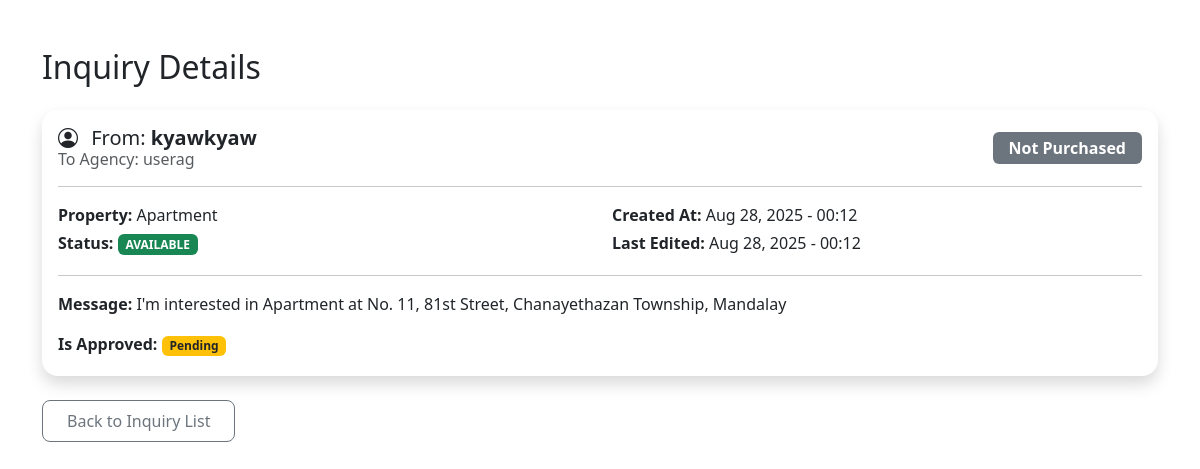
The page /inquiry-detail/51/ on the database its author committed.
### myapp/models.py (models this page shows, shortened)
class Inquiry(models.Model):
    customer = models.ForeignKey(CustomUser, on_delete=models.CASCADE,related_name='sent_inquiries')
    agency_owner = models.ForeignKey(CustomUser,on_delete=models.CASCADE,related_name='received_inquiries' )
    property = models.OneToOneField(Property,on_delete=models.CASCADE,related_name='inquiries')
    message = models.CharField(max_length=255, blank=True,null=True)
    created_at = models.DateTimeField(auto_now_add=True)
    edited_at = models.DateTimeField(auto_now=True)
    is_purchased = models.BooleanField(default=False)
    is_approved = models.BooleanField(default=False)

class CustomUser(AbstractUser):
    ROLE_CHOICES = (
        ('ADMIN', 'Administrator'),
        ('CUSTOMER', 'Customer'),
        ('AGENCY', 'Agency'),
    )
    role = models.CharField(max_length=20, choices=ROLE_CHOICES, default='CUSTOMER')
    created_at = models.DateTimeField(auto_now_add=True)
    updated_at = models.DateTimeField(auto_now=True)

class Property(models.Model):
    PROPERTY_TYPE_CHOICES = [
        ('HOUSE', 'House'),
        ('APARTMENT', 'Apartment'),
        ('CONDO', 'Condominium'),
        ('HOSTEL', 'Hostel Room'),
    ]
    RENT_TYPE_CHOICES = [
        ('MONTH', 'Per Month'),
        ('WEEK', 'Per Week'),
        ('DAY', 'Per Day'),
        ('YEAR', 'Per Year'),
    ]
    STATUS_CHOICES = [
        ('AVAILABLE', 'Available'),
        ('BOOKED', 'Booked'),
        ('RENTED', 'Rented'),
        ('MAINTENANCE', 'Under Maintenance'),
    ]
    ADMIN_APPROVE = [
        ('APPROVED', 'Approved'),
        ('PENDING', 'Pending'),
        ('REJECT', 'Reject'),
    ]
    name = models.CharField(max_length=100)
    property_type = models.CharField(max_length=20, choices=PROPERTY_TYPE_CHOICES)
    description = models.TextField()
    beds = models.PositiveIntegerField()
    baths = models.PositiveIntegerField()
    has_wifi = models.BooleanField(default=False)
    has_pool = models.BooleanField(default=False)
    has_kitchen = models.BooleanField(default=False)
    area_sqft = models.PositiveIntegerField(null=True, blank=True)
    rent_type = models.CharField(max_length=20, choices=RENT_TYPE_CHOICES)
    rent_amount = models.DecimalField(max_digits=10, decimal_places=2, validators=[MinValueValidator(0)])
    security_deposit = models.DecimalField(max_digits=10, decimal_places=2, default=0, validators=[MinValueValidator(0)])
    primary_image = models.ImageField(upload_to='property_images/')
    image_caption = models.CharField(max_length=255, blank=True, null=True)
    region = models.ForeignKey('Region', on_delete=models.CASCADE)
    city = models.ForeignKey('City', on_delete=models.CASCADE)
    address = models.TextField()
    latitude = models.DecimalField(max_digits=9, decimal_places=6, null=True, blank=True)
    longitude = models.DecimalField(max_digits=9, decimal_places=6, null=True, blank=True)
    status = models.CharField(max_length=20, choices=STATUS_CHOICES, default='AVAILABLE')
    is_featured = models.BooleanField(default=False)
    posted_by = models.ForeignKey('CustomUser', on_delete=models.CASCADE, related_name='properties')
    created_at = models.DateTimeField(auto_now_add=True)
    updated_at = models.DateTimeField(auto_now=True)
    is_active = models.BooleanField(default=True)
    admin_approved = models.CharField(max_length=20, choices=ADMIN_APPROVE, default='PENDING')

### myapp/views.py (the view)
# urls.py: path('inquiry-detail/<int:pk>/',views.inquiryDetail,name='inquiry_detail'),
def inquiryDetail(request, pk):
    inquiry = get_object_or_404(Inquiry, id=pk)
    context = {'inquiry':inquiry}
    return render(request, 'inquiry-detail.html',context)

### templates/inquiry-detail.html (shortened to what this page needs)
{% extends 'base.html' %}
{% block content %}
<div class="container py-5">
    <h2 class="mb-4">Inquiry Details</h2>
    <div class="card shadow border-0 rounded-4">
        <div class="card-body">
            <div class="d-flex justify-content-between align-items-center mb-3">
                <div>
                    <h5 class="card-title mb-1">
                        <i class="bi bi-person-circle me-2"></i>
                        From: <span class="fw-semibold">{{ inquiry.customer.username }}</span>
                    </h5>
                    <h6 class="card-subtitle text-muted">To Agency: {{ inquiry.agency_owner.username }}</h6>
                </div>
                <div>
                    {% if inquiry.is_purchased %}
                        <span class="badge bg-success px-3 py-2 fs-6"> Purchased </span>
                    {% else %}
                        <span class="badge bg-secondary px-3 py-2 fs-6">Not Purchased</span>
                    {% endif %}
                </div>
            </div>
            <hr>
            <div class="row mb-2">
                <div class="col-md-6">
                    <p class="mb-1"><strong>Property:</strong> {{ inquiry.property.name }}</p>
                    <p class="mb-1"><strong>Status:</strong>
                        <span class="badge {% if inquiry.property.status == 'AVAILABLE' %}bg-success{% else %}bg-warning{% endif %}">
                            {{ inquiry.property.status }}
                        </span>
                    </p>
                </div>
                <div class="col-md-6">
                    <p class="mb-1"><strong>Created At:</strong> {{ inquiry.created_at|date:"M d, Y - H:i" }}</p>
                    <p class="mb-1"><strong>Last Edited:</strong> {{ inquiry.edited_at|date:"M d, Y - H:i" }}</p>
                </div>
            </div>
            <hr>
            <p class="mb-3"><strong>Message:</strong> {{ inquiry.message }}</p>
            <div class="row">
                <div class="col-md-6">
                    <p class="mb-1"><strong>Is Approved:</strong>
                        {% if inquiry.is_approved %}
                            <span class="badge bg-success">Approved</span>
                        {% else %}
                            <span class="badge bg-warning text-dark">Pending</span>
                        {% endif %}
                    </p>
                </div>
            </div>
        </div>
    </div>
    <div class="mt-4">
        <a href="{% url 'profile' %}" class="btn btn-outline-secondary">Back to Inquiry List</a>
    </div>
</div>
{% endblock content %}

### templates/base.html (style rules this page uses)
.btn-outline-secondary { border-radius: 8px; padding: 0.5rem 1.5rem; }
.card { border-radius: 12px; overflow: hidden; transition: transform 0.2s; }

### rows shown on the page
Inquiry: customer.username "kyawkyaw", agency_owner.username "userag", property.name "Apartment", property.status "AVAILABLE", created_at "Aug 28, 2025 - 00:12", edited_at "Aug 28, 2025 - 00:12", message "I'm interested in Apartment at No. 11, 81st Street, Chanayethazan Township, Mandalay"
